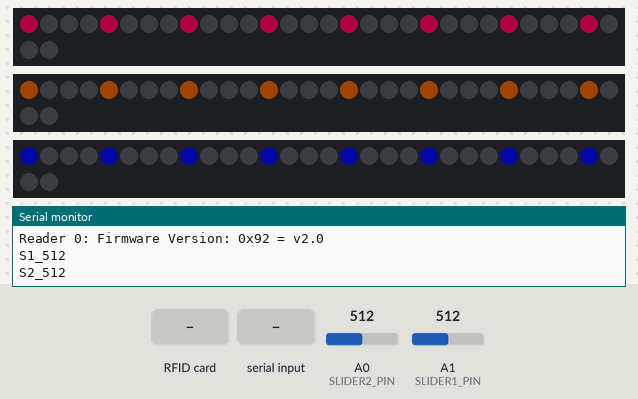
Simulated run of this sketch. Board: Arduino Uno, built with avr-gcc and run on an emulated ATmega328P. Parts: 3 × 32 RGB LEDs in strip order, left to right, continuing on the next row, the last lines printed to the serial monitor. The test bench sets the inputs (shaded band); at power-on: A0 (SLIDER2_PIN) = 512, A1 (SLIDER1_PIN) = 512. Dim RGB values are drawn brighter than linear.

Above: at 7.3 s.
7.4 s: RFID card 5E 7A 19 C4 held to the reader
At 7.58 s:
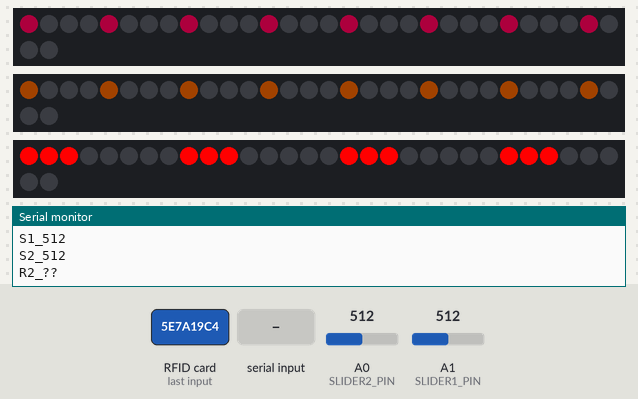
9.4 s: RFID card C9 35 17 D3 held to the reader
At 10.25 s:
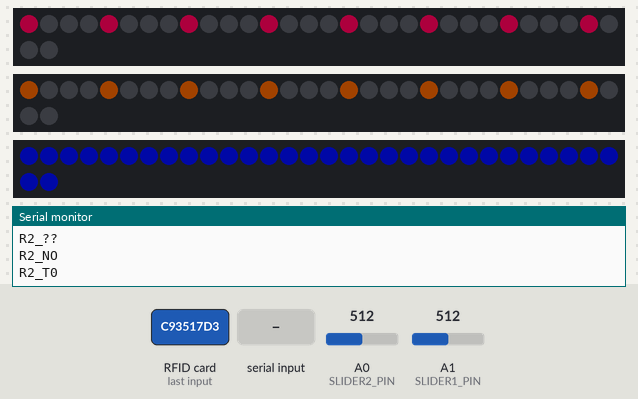
11.5 s: "R,45\n" received over Serial
At 12.8 s:
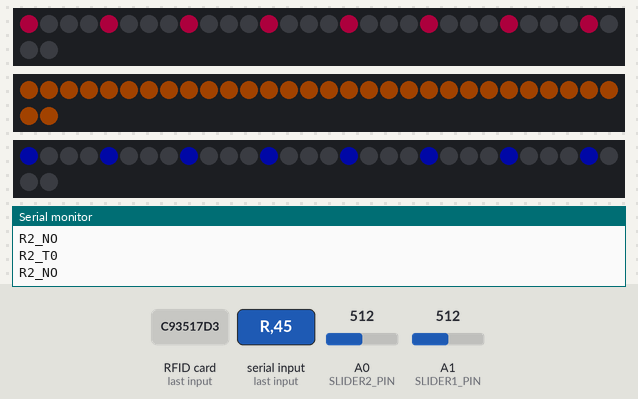
13.6 s: RFID card EA 60 17 D3 held to the reader
At 14.46 s:
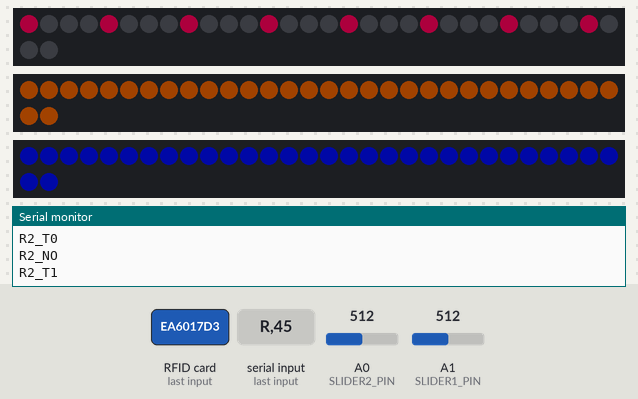
15.7 s: RFID card 5E 7A 19 C4 held to the reader
At 15.9 s:
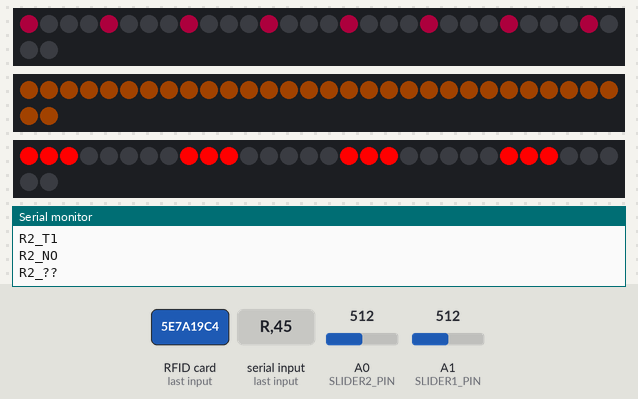

Measured:
- after the input at 7.4 s, the LEDs: change at once (image 1)
- after the input at 9.4 s, the LEDs: first change at once (image 2 shows a later state)
- after the input at 11.5 s, the LEDs: first change after 0.05 s (image 3 shows a later state)
- after the input at 13.6 s, the LEDs: first change at once (image 4 shows a later state)
- after the input at 15.7 s, the LEDs: change at once (image 5)

The sketch:

RFIDScan-Leo.ino
```cpp
// (licence header left out)
#include <SPI.h>
#include <MFRC522.h>

#include <Adafruit_NeoPixel.h>
#ifdef __AVR__
 #include <avr/power.h> // Required for 16 MHz Adafruit Trinket
#endif

// PIN Numbers : RESET + SDAs
#define RST_PIN         13
#define SS_1_PIN        10

// Led PINs
#define GreenLed        LED_BUILTIN
#define CIRCLE1_PIN        A3
#define CIRCLE2_PIN        A4
#define CIRCLE3_PIN        A5
#define NUMPIXELS 32

// Slider PINs
#define SLIDER1_PIN A1
#define SLIDER2_PIN A0

int slider1Val = 0;
int slider2Val = 0;
float lightness = 0.2;

int value1 = -1;
int value2 = -1;
int value3 = -1;

// List of Tags UIDs that are allowed for the first reader
byte tagarray_SS1[][4] = {
  {0xC9, 0x35, 0x17, 0xD3},
  {0xEA, 0x60, 0x17, 0xD3},
  {0xF5, 0x30, 0x16, 0xD3}
};

#define NR_OF_READERS   1
byte ssPins[] = {SS_1_PIN};
int ssRemoved[] = {0};

// Create an MFRC522 instance :
MFRC522 mfrc522[NR_OF_READERS];

Adafruit_NeoPixel _pixels1(NUMPIXELS, CIRCLE1_PIN, NEO_GRB + NEO_KHZ800);
Adafruit_NeoPixel _pixels2(NUMPIXELS, CIRCLE2_PIN, NEO_GRB + NEO_KHZ800);
Adafruit_NeoPixel _pixels3(NUMPIXELS, CIRCLE3_PIN, NEO_GRB + NEO_KHZ800);
Adafruit_NeoPixel pixels[3] = {_pixels1, _pixels2, _pixels3};

bool rfid_tag_present_prev[NR_OF_READERS] = {false};
bool rfid_tag_present[NR_OF_READERS] = {false};
int _rfid_error_counter[NR_OF_READERS] = {0};
bool _tag_found[NR_OF_READERS] = {false};

char fromUno[4];

void setup() {

  Serial.begin(9600);           // Initialize serial communications with the PC
  //while (!Serial);            // Do nothing if no serial port is opened (added for Arduinos based on ATMEGA32U4)

  SPI.begin();                  // Init SPI bus

  delay(1000);

  /* Initializing Inputs and Outputs */
  pinMode(GreenLed, OUTPUT);
  digitalWrite(GreenLed, LOW);

  pinMode(SLIDER1_PIN, INPUT);
  pinMode(SLIDER2_PIN, INPUT);

  delay(1000);

  for (uint8_t reader = 0; reader < NR_OF_READERS; reader++) {
    mfrc522[reader].PCD_Init(ssPins[reader], RST_PIN);
//    mfrc522[reader].PCD_SetAntennaGain(mfrc522[reader].RxGain_max);
    delay(1000);
    Serial.print(F("Reader "));
    Serial.print(reader);
    Serial.print(F(": "));
    mfrc522[reader].PCD_DumpVersionToSerial();
  }

  for (uint8_t reader = 0; reader < 3; reader++) {
    pixels[reader].begin();
    resetPixels(reader);
  }

  delay(1000);
}

/*
   Main loop.
*/

void loop() {

  readFromUno();

  readSliders();

  for (uint8_t reader = 0; reader < NR_OF_READERS; reader++) {

    rfid_tag_present_prev[reader] = rfid_tag_present[reader];

    _rfid_error_counter[reader] += 1;
    if(_rfid_error_counter[reader] > 5){
      _tag_found[reader] = false;
    }

    // Detect Tag without looking for collisions
    byte bufferATQA[2];
    byte bufferSize = sizeof(bufferATQA);

    // Reset baud rates
    mfrc522[reader].PCD_WriteRegister(mfrc522[reader].TxModeReg, 0x00);
    mfrc522[reader].PCD_WriteRegister(mfrc522[reader].RxModeReg, 0x00);
    // Reset ModWidthReg
    mfrc522[reader].PCD_WriteRegister(mfrc522[reader].ModWidthReg, 0x26);

    MFRC522::StatusCode result = mfrc522[reader].PICC_RequestA(bufferATQA, &bufferSize);

    if(result == mfrc522[reader].STATUS_OK){

      if ( ! mfrc522[reader].PICC_ReadCardSerial()) { //Since a PICC placed get Serial and continue
        return;
      }
      _rfid_error_counter[reader] = 0;
      _tag_found[reader] = true;
    }

    rfid_tag_present[reader] = _tag_found[reader];

    // check if RFID tag got switched
    if (rfid_tag_present[reader] && rfid_tag_present_prev[reader]){
      boolean foundTag = false;
      for (int x = 0; x < tagsNum(reader) && !foundTag; x++)                  // tagarray's row
      {
        for (int i = 0; i < mfrc522[reader].uid.size; i++)        //tagarray's columns
        {
          if ( mfrc522[reader].uid.uidByte[i] != getTag(reader, x)[i])  //Comparing the UID in the buffer to the UID in the tag array.
          {
            break;
          }
          else
          {
            if (i == mfrc522[reader].uid.size - 1)                // Test if we browesed the whole UID.
            {
              foundTag = true;
              if(x != getValue(2)) {
                resetPixels(2);
                setPixelsValue(2, x);
                triggerKeyboard(2, x);
              }
            }
          }
        }
      }
      if(!foundTag && getValue(2) != -1) {
        setPixelsValue(2, -1);
        denyTag(2);
      }
    }

    // rising edge
    if (rfid_tag_present[reader] && !rfid_tag_present_prev[reader]){
      boolean foundTag = false;
      for (int x = 0; x < tagsNum(reader) && !foundTag; x++)                  // tagarray's row
      {
        for (int i = 0; i < mfrc522[reader].uid.size; i++)        //tagarray's columns
        {
          if ( mfrc522[reader].uid.uidByte[i] != getTag(reader, x)[i])  //Comparing the UID in the buffer to the UID in the tag array.
          {
            break;
          }
          else
          {
            if (i == mfrc522[reader].uid.size - 1)                // Test if we browesed the whole UID.
            {
              foundTag = true;
              setPixelsValue(2, x);
              triggerKeyboard(2, x);
            }
          }
        }
      }
      if(!foundTag) {
        setPixelsValue(2, -1);
        denyTag(2);
      }
    }

    // falling edge
    if (!rfid_tag_present[reader] && rfid_tag_present_prev[reader]){
      resetPixels(2);
      triggerGone(2);
    }

    delay(20);

  }
}

void readFromUno() {
  static byte ndx = 0;
  char endMarker = '\n';
  char rc;
  const byte numChars = 32;
  char receivedChars[numChars]; // an array to store the received data
  boolean newData = false;
 // if (Serial.available() > 0) {
  while (Serial.available() > 0 && newData == false) {
    rc = Serial.read();
    if (rc != endMarker) {
      receivedChars[ndx] = rc;
      ndx++;
      if (ndx >= numChars) {
        ndx = numChars - 1;
      }
    }
    else {
      receivedChars[ndx] = '\0'; // terminate the string
      ndx = 0;
      newData = true;
    }
  }
  if(newData) {
    String command = String(receivedChars);
    command.replace("\r", "");
    command.replace("\n", "");
    if(command.startsWith("R")) {
      command.remove(0, 1);
      int reader = 1-command.substring(0,1).toInt();
      if(command.endsWith("NO")) {
        resetPixels(reader);
      }
      else if(command.endsWith("??")) {
        setPixelsValueDenied(reader);
      }
      else {
        int id = command.substring(3,4).toInt();
        setPixelsValue(reader, id);
      }
    }
  }
}

void readSliders() {
  int slider1 = analogRead(SLIDER1_PIN);
  if(slider1 != slider1Val) {
    slider1Val = slider1;
    triggerKeyboardSlider1Value(slider1Val);
  }
  int slider2 = analogRead(SLIDER2_PIN);
  if(slider2 != slider2Val) {
    slider2Val = slider2;
    triggerKeyboardSlider2Value(slider2Val);
  }
}

void triggerKeyboard(int reader, int tag) {
  String out = "R";
    out = out + reader + "_T" + tag;
  Serial.println(out);
}

void triggerGone(int reader) {
  String out = "R";
    out = out + reader + "_NO";
  Serial.println(out);
}

void triggerKeyboardSlider2Value(int sliderValue) {
  String out = "S2";
    out = out + "_" + sliderValue;
  Serial.println(out);
}

void triggerKeyboardSlider1Value(int sliderValue) {
  String out = "S1";
  out = out + "_" + sliderValue;
  Serial.println(out);
}


size_t tagsNum(int reader) {
  if(reader == 0) return sizeof(tagarray_SS1) / sizeof(tagarray_SS1[0]);
}

byte* getTag(int reader, int tag) {
  if(reader == 0) return tagarray_SS1[tag];
}

void denyTag(int reader) {
  String out = "R";
  out = out + reader + "_??";
  Serial.println(out);
  setPixelsValueDenied(reader);
}

void setPixelsValueDenied(int reader) {
  int color[] = {255, 0, 0};
  for(int i=0; i<NUMPIXELS; i++) {
    if(i%8<3)
      pixels[reader].setPixelColor(i, pixels[reader].Color(color[0],color[1],color[2]));
    else
      pixels[reader].setPixelColor(i, pixels[reader].Color(0,0,0));
  }
  pixels[reader].show();
}

void setPixelsValue(int reader, int value) {

  int col1[] = {int(255*lightness), int(0*lightness), int(90*lightness)}; //255, 49, 117
  int col2[] = {int(170*lightness), int(70*lightness), int(0*lightness)}; //197, 49, 255
  int col3[] = {int(0*lightness), int(10*lightness), int(205*lightness)}; //49, 193, 255

  if(reader == 0) {
    value1 = value;
    if(value < 0) return;
    rotatePixelsValue(reader, value, col1);
  }
  if(reader == 1) {
    value2 = value;
    if(value < 0) return;
    rotatePixelsValue(reader, value, col2);
  }
  if(reader == 2) {
    value3 = value;
    if(value < 0) return;
    rotatePixelsValue(reader, value, col3);
  }
}

int getValue(int reader) {
  if(reader == 0) return value1;
  if(reader == 1) return value2;
  if(reader == 2) return value3;
}

void setPixelsValue(int reader, int color[]) {

  for(int i=0; i<NUMPIXELS; i++) {
    pixels[reader].setPixelColor(i, pixels[reader].Color(color[0],color[1],color[2]));
  }
  pixels[reader].show();

}

void rotatePixelsValue(int reader, int value, int col[]) {
  for(int i=0; i<NUMPIXELS; i++) {
    pixels[reader].setPixelColor(i, pixels[reader].Color(col[0], col[1], col[2]));
    pixels[reader].show();
    delay(20);
  }
}

void resetPixels(int reader) {
  int col1[] = {int(255*lightness), int(0*lightness), int(90*lightness)}; //255, 49, 117
  int col2[] = {int(170*lightness), int(70*lightness), int(0*lightness)}; //197, 49, 255
  int col3[] = {int(0*lightness), int(10*lightness), int(205*lightness)}; //49, 193, 255
  if(reader == 0) {
    resetPixels(reader, col1);
  }
  if(reader == 1) {
    resetPixels(reader, col2);
  }
  if(reader == 2) {
    resetPixels(reader, col3);
  }
}


void resetPixels(int reader, int col[]) {
  for(int i=0; i<NUMPIXELS; i++) {
    if(i % 4 == 0) {
      pixels[reader].setPixelColor(i, pixels[reader].Color(col[0], col[1], col[2]));
    } else {
      pixels[reader].setPixelColor(i, pixels[reader].Color(0,0,0));
    }
    pixels[reader].show();
    delay(20);
  }
}


void setPixelsValue(int reader, int value, int col[]) {
  for(int i=0; i<NUMPIXELS; i++) {
    pixels[reader].setPixelColor(i, pixels[reader].Color(col[0], col[1], col[2]));
  }
}
```
